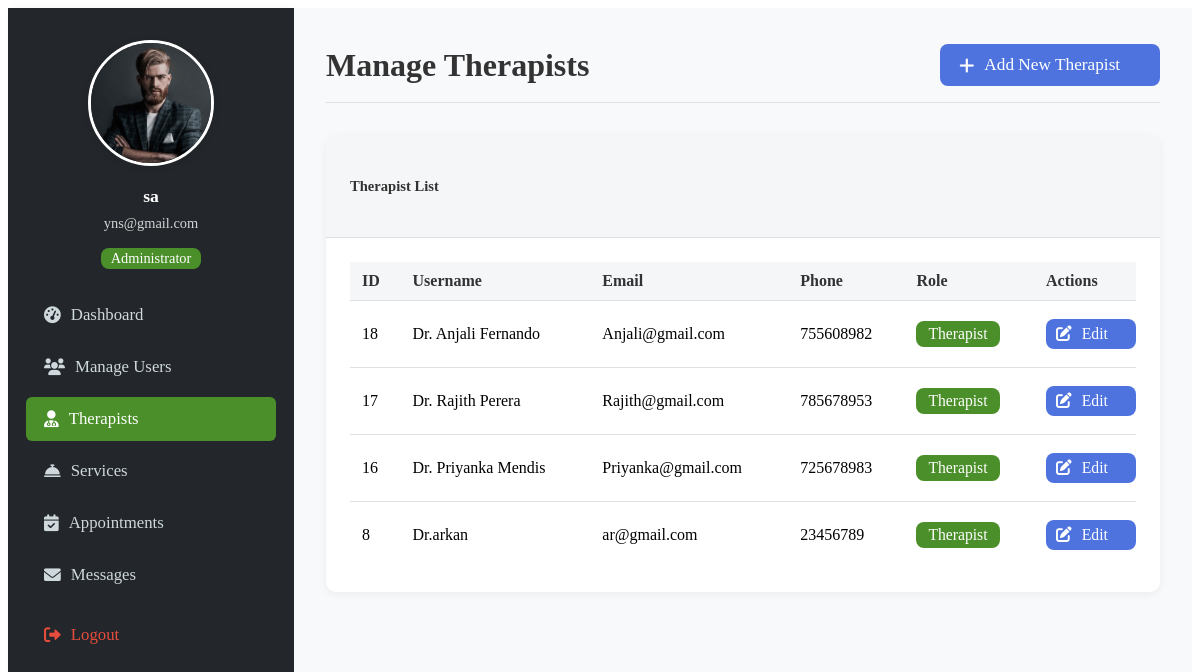
/admin/therapists.php (signed in), run on the app's committed database.
### tables this page shows
CREATE TABLE `therapists` (
  `therapist_id` int(11) NOT NULL,
  `user_id` int(11) NOT NULL,
  `specialization` varchar(100) DEFAULT NULL,
  `qualifications` text DEFAULT NULL,
  `bio` text DEFAULT NULL,
  `profile_picture` varchar(255) DEFAULT NULL
);

CREATE TABLE `users` (
  `user_id` int(11) NOT NULL,
  `username` varchar(50) NOT NULL,
  `pwd` varchar(225) NOT NULL,
  `phone` int(20) NOT NULL,
  `email` varchar(100) NOT NULL,
  `role` enum('client','therapist','admin') NOT NULL
);

### admin/therapists.php (the view, shortened to what this page needs)
<?php
include('../dbconnect.php');
$therapists = [];
$sql = "SELECT u.user_id, u.username, u.email, u.phone, t.specialization, t.qualifications, t.bio, t.profile_picture
        FROM users u
        LEFT JOIN therapists t ON u.user_id = t.user_id
        WHERE u.role = 'therapist'
        ORDER BY u.user_id DESC";
$result = $conn->query($sql);
while ($row = $result->fetch_assoc()) {
    $therapists[] = $row;
}
$unread_count = 0;
$sql = "SELECT COUNT(*) as count FROM contact_messages WHERE is_read = FALSE";
$result = $conn->query($sql);
if ($result) {
    $unread_count = $result->fetch_assoc()['count'];
}
?>
<!DOCTYPE html>
<html lang="en">
<head>
    <link rel="stylesheet" href="admin_dashboard_custom.css">
    <link rel="stylesheet" href="https://cdnjs.cloudflare.com/ajax/libs/font-awesome/6.0.0/css/all.min.css">
</head>
<body>
    <div class="admin-flex">
        <div class="admin-sidebar">
            <div class="text-center mb-4">
                <div class="mb-3">
                    <img src="../image/c2.jpg" alt="Admin Profile" class="admin-profile-pic">
                </div>
                <h5><?php echo htmlspecialchars($_SESSION['username']); ?></h5>
                <small><?php echo htmlspecialchars($_SESSION['email']); ?></small>
                <div class="mt-2 admin-badge">Administrator</div>
            </div>
            <ul class="admin-nav">
                <li><a class="admin-nav-link" href="dashboard.php"><i class="fas fa-tachometer-alt"></i>Dashboard</a></li>
                <li><a class="admin-nav-link" href="users.php"><i class="fas fa-users"></i>Manage Users</a></li>
                <li><a class="admin-nav-link active" href="therapists.php"><i class="fas fa-user-md"></i>Therapists</a></li>
                <li><a class="admin-nav-link" href="services.php"><i class="fas fa-concierge-bell"></i>Services</a></li>
                <li><a class="admin-nav-link" href="appointments.php"><i class="fas fa-calendar-check"></i>Appointments</a></li>
                <li><a class="admin-nav-link" href="messages.php"><i class="fas fa-envelope"></i>Messages<?php if ($unread_count > 0): ?><span class="sidebar-badge"><?php echo $unread_count; ?></span><?php endif; ?></a></li>
                <li class="spacing-top"><a class="admin-nav-link text-danger" href="../logout.php"><i class="fas fa-sign-out-alt"></i>Logout</a></li>
            </ul>
        </div>
        <div class="admin-main">
            <div class="admin-header">
                <h1>Manage Therapists</h1>
                <a href="add_therapist.php" class="admin-btn admin-btn-primary" style="max-width:220px;">
                    <i class="fas fa-plus"></i> Add New Therapist
                </a>
            </div>
            <div class="admin-card">
                <div class="admin-card-header">
                    <h5>Therapist List</h5>
                </div>
                <div class="admin-card-body">
                    <div class="table-responsive">
                        <table class="table table-hover">
                            <thead>
                                <tr>
                                    <th>ID</th>
                                    <th>Username</th>
                                    <th>Email</th>
                                    <th>Phone</th>
                                    <th>Role</th>
                                    <th>Actions</th>
                                </tr>
                            </thead>
                            <tbody>
                                <?php foreach ($therapists as $therapist): ?>
                                <tr>
                                    <td><?php echo htmlspecialchars($therapist['user_id']); ?></td>
                                    <td><?php echo htmlspecialchars($therapist['username']); ?></td>
                                    <td><?php echo htmlspecialchars($therapist['email']); ?></td>
                                    <td><?php echo htmlspecialchars($therapist['phone']); ?></td>
                                    <td>
                                        <span class="badge bg-success">
                                            <?php echo htmlspecialchars(isset($therapist['role']) ? $therapist['role'] : 'Therapist'); ?>
                                        </span>
                                    </td>
                                    <td>
                                        <div class="admin-btn-group" style="flex-direction: row; gap: 10px;">
                                            <a href="edit_therapist.php?id=<?= $therapist['user_id'] ?>" class="admin-btn admin-btn-primary" style="max-width:90px;padding:6px 10px;font-size:0.98rem;">
                                                <i class="fas fa-edit"></i> Edit
                                            </a>
                                        </div>
                                    </td>
                                </tr>
                                <?php endforeach; ?>
                            </tbody>
                        </table>
                    </div>
                </div>
            </div>
        </div>
    </div>
</body>
</html>

### admin/admin_dashboard_custom.css (style rules this page uses)
.admin-flex { display: flex; min-height: 100vh; background: #f8f9fa; }
.admin-sidebar { width: 250px; background: #23272b; color: #fff; padding: 32px 18px 18px 18px; box-shadow: 2px 0 8px rgba(0,0,0,0.04); display: flex; flex-direction: column; min-height: 100vh; }
.admin-sidebar .text-center { text-align: center; }
.admin-sidebar .mb-4 { margin-bottom: 1.5rem; }
.admin-sidebar .mb-3 { margin-bottom: 1rem; }
.admin-sidebar .mt-2 { margin-top: 0.5rem; }
.admin-sidebar .spacing-top { margin-top: 1rem; }
.admin-sidebar h5 { margin: 0 0 0.5rem 0; font-size: 1.1rem; font-weight: 600; }
.admin-sidebar small { display: block; margin-bottom: 0.5rem; font-size: 0.9rem; opacity: 0.8; }
.admin-badge { display: inline-block; padding: 2px 10px; border-radius: 8px; font-size: 0.9rem; font-weight: 500; background: #4a8f29; color: #fff; }
.admin-profile-pic { width: 120px; height: 120px; border-radius: 50%; object-fit: cover; border: 3px solid #fff; box-shadow: 0 2px 8px rgba(0,0,0,0.1); }
.admin-nav { list-style: none; padding: 0; margin: 0; }
.admin-nav-link { display: flex; align-items: center; color: #cfd8dc; text-decoration: none; padding: 12px 18px; border-radius: 6px; margin-bottom: 8px; font-size: 1.05rem; transition: background 0.2s, color 0.2s; }
.admin-nav-link.active, .admin-nav-link:hover { background: #4a8f29; color: #fff; }
.admin-nav-link i { margin-right: 10px; }
.admin-nav-link.text-danger { color: #e74c3c; }
.admin-main { flex: 1; padding: 36px 32px 32px 32px; background: #f8f9fa; min-width: 0; margin-bottom: 32px; }
.admin-header { display: flex; justify-content: space-between; align-items: center; margin-bottom: 32px; border-bottom: 1px solid #e0e0e0; padding-bottom: 16px; }
.admin-header h1 { font-size: 2rem; color: #333; margin: 0; }
.admin-card { background: #fff; border-radius: 10px; box-shadow: 0 2px 8px rgba(0,0,0,0.06); margin-bottom: 0; overflow: hidden; flex: 1 1 900px; min-width: 900px; max-width: 1100px; display: flex; flex-direction: column; }
.admin-card-header { background: #f4f6f8; padding: 18px 24px; border-bottom: 1px solid #e0e0e0; font-size: 1.1rem; font-weight: 600; color: #333; }
.admin-card-body { padding: 24px; flex: 1; overflow-x: auto; }
.admin-btn-group { display: flex; flex-direction: column; gap: 16px; width: 100%; padding: 8px 0; }
.admin-btn { display: flex; align-items: center; justify-content: flex-start; background: #4a8f29; color: #fff; padding: 0.7rem 1.2rem; border: none; border-radius: 8px; cursor: pointer; text-decoration: none; font-size: 1.08rem; transition: background 0.3s; width: 100%; font-weight: 500; gap: 10px; margin: 0; box-sizing: border-box; }
.admin-btn:last-child { margin-bottom: 0; }
.admin-btn-primary { background: #4e73df; }
.badge { display: inline-block; padding: 4px 12px; border-radius: 8px; font-size: 0.98rem; font-weight: 500; margin-left: 0; }
.bg-success { background: #4a8f29 !important; color: #fff !important; }
@media (max-width: 1200px) { .admin-card { min-width: 0; max-width: 100%; } }
.table-responsive { width: 100%; overflow-x: auto; }
.table { min-width: 800px; width: 100%; border-collapse: collapse; background: #fff; font-size: 1rem; }
.table th, .table td { padding: 10px 12px; border-bottom: 1px solid #e0e0e0; text-align: left; }
.table th { background: #f4f6f8; font-weight: 600; color: #333; }
.table tr:last-child td { border-bottom: none; }

### data on the page
therapists: user.user_id "18", user.username "Dr. Anjali Fernando", user.email "Anjali@gmail.com", user.phone "755608982", role "Therapist"
therapists: user.user_id "17", user.username "Dr. Rajith Perera", user.email "Rajith@gmail.com", user.phone "785678953", role "Therapist"
therapists: user.user_id "16", user.username "Dr. Priyanka Mendis", user.email "Priyanka@gmail.com", user.phone "725678983", role "Therapist"
therapists: user.user_id "8", user.username "Dr.arkan", user.email "ar@gmail.com", user.phone "23456789", role "Therapist"

### other printed values
$_SESSION['username'] "sa"
$_SESSION['email'] "yns@gmail.com"
